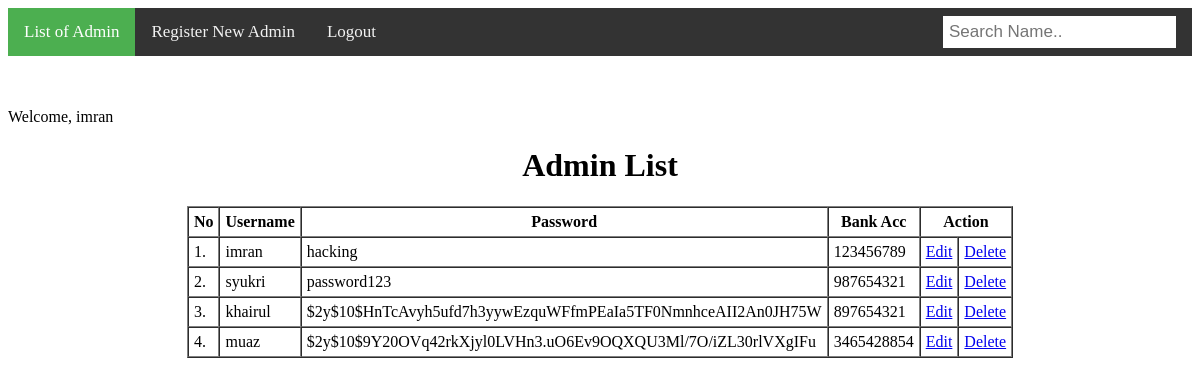
The page /adminlist.php (signed in) on the database its author committed.
### tables this page shows
CREATE TABLE IF NOT EXISTS `tbl_user` (
  `user_id` int(11) NOT NULL AUTO_INCREMENT,
  `user_uname` varchar(255) NOT NULL,
  `user_password` varchar(255) NOT NULL,
  `user_bankaccount` varchar(16) DEFAULT NULL,
  PRIMARY KEY (`user_id`)
);

### adminlist.php (the view, shortened to what this page needs)
<?php
include ('adminconnect.php'); ?>
<!DOCTYPE html>
<html lang="en">
  <head>
  </head>
  <body>
    <p>
      <?php
      if(!empty($_SESSION['adminid']))
      {
        echo "Welcome, ".$_SESSION['adminid'];
      } ?>
    </p>
    <center>
    <h1>Admin List</h1>
    <table cellpadding="5" cellspacing="0" border="1">
  		<tr>
      <th>No</th>
  		<th>Username</th>
  		<th>Password</th>
      <th>Bank Acc</th>
      <th colspan="2">Action</th>
  		</tr>
  		<?php
  			$query ="SELECT * FROM tbl_user";
  			$exec =mysqli_query($con,$query);
  			if(mysqli_num_rows($exec)>0)
        {
  				$i=1;
  				foreach ($exec as $row) {
  					?>
  					<tr>
  						<td><?php echo $i++;?>.</td>
  						<td><?php echo $row['user_uname']; ?></td>
  						<td><?php echo $row['user_password']; ?></td>
              <td><?php echo $row['user_bankaccount']; ?></td>
              <td><a href="edit.php?id=<?php echo $row['user_id']; ?>">Edit</a></td>
              <td><a href="deleteAdmin.php?id=<?php echo $row['user_id']; ?>">Delete</a></td>
  					</tr>
  				<?php }
  			}
  ?>
  	</table>
    </center>
  </body>
</html>

### rows shown on the page
tbl_user: user_uname "imran", user_password "hacking", user_bankaccount "123456789"
tbl_user: user_uname "syukri", user_password "password123", user_bankaccount "987654321"
tbl_user: user_uname "khairul", user_password "$2y$10$HnTcAvyh5ufd7h3yywEzquWFfmPEaIa5TF0NmnhceAII2An0JH75W", user_bankaccount "897654321"
tbl_user: user_uname "muaz", user_password "$2y$10$9Y20OVq42rkXjyl0LVHn3.uO6Ev9OQXQU3Ml/7O/iZL30rlVXgIFu", user_bankaccount "3465428854"

### other values the page prints
$_SESSION['adminid'] "imran"
